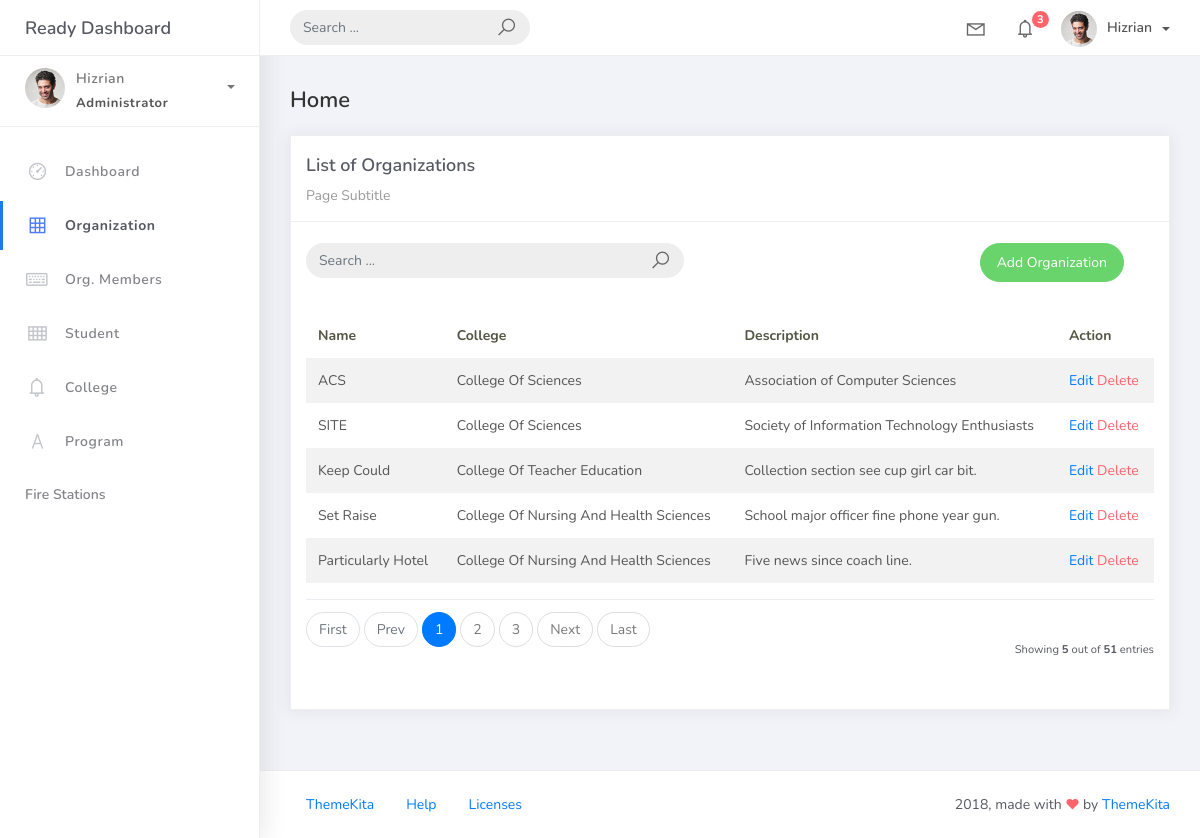
/organization_list, run on an earlier commit of the app's database.
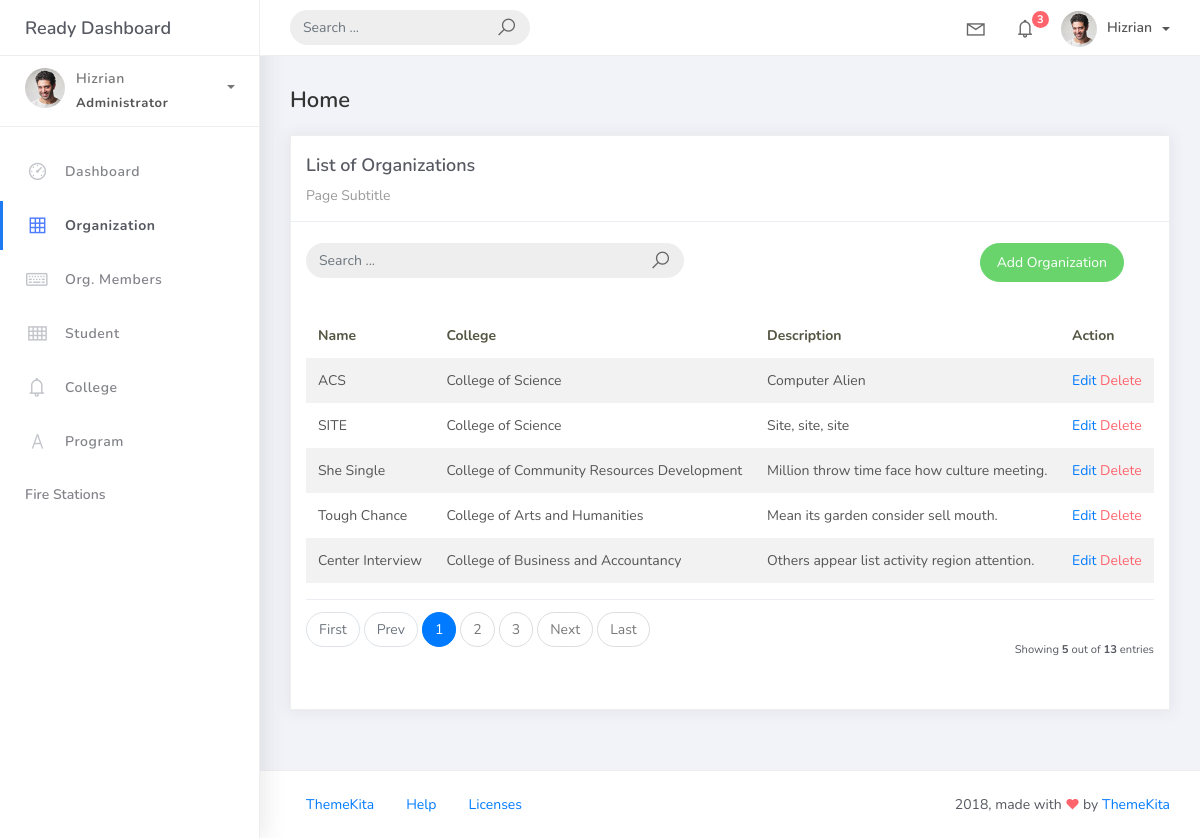
And on a later commit of the database.
### studentorg/models.py (models this page shows, shortened)
class BaseModel(models.Model):
    created_at = models.DateTimeField(auto_now_add=True, db_index=True)
    updated_at = models.DateTimeField(auto_now=True)
    class Meta:
        abstract = True

class Organization(BaseModel):
    name = models.CharField(max_length=150)
    college = models.ForeignKey(College, on_delete=models.CASCADE)
    description = models.CharField(max_length=500)

class College(BaseModel):
    college_name = models.CharField(max_length=150)
    def __str__(self):
        return self.college_name

### studentorg/views.py (the view)
# urls.py: path("organization_list", OrganizationList.as_view(), name="organization-list"),
class OrganizationList(ListView):
    model = Organization
    context_object_name = "organization"
    template_name = "org_list.html"
    paginate_by = 5
    def get_queryset(self, *args, **kwargs):
        qs = super(OrganizationList, self).get_queryset(*args, **kwargs)
        if self.request.GET.get("q") != None:
            query = self.request.GET.get("q")
            qs = qs.filter(Q(name__icontains=query) | Q(description__icontains=query))
        return qs

### templates/org_list.html
{% extends 'base.html' %}
{% load static %}
{% block content %}
  <div class="content">
    <div class="container-fluid">
      <h4 class="page-title">Home</h4>
      <div class="row">
        <div class="col-md-12">
          <div class="card">
            <div class="card-header">
              <div class="card-title">List of Organizations</div>
              <div class="card-category">Page Subtitle</div>
            </div>
            <br />
            <div class="col-md-12 row">
              <div class="col-md-6">
                <form class="navbar-left navbar-form nav-search mr-md-3" action="{% url 'organization-list' %}">
                  <div class="input-group">
                    <input type="text" placeholder="Search ..." class="form-control" name="q" />
                    <div class="input-group-append">
                      <span class="input-group-text"><i class="la la-search search-icon"></i></span>
                    </div>
                  </div>
                </form>
              </div>
              <div class="col-md-6">
                <div class="pull-right">
                  <a href="{% url 'organization-add' %}" class="btn btn-success btn-rounded">Add Organization</a>
                </div>
              </div>
            </div>
            <div class="card-body">
              <table class="table table-striped mt-3">
                <thead>
                  <tr>
                    <th scope="col">Name</th>
                    <th scope="col">College</th>
                    <th scope="col">Description</th>
                    <th scope="col">Action</th>
                  </tr>
                </thead>
                <tbody>
                  {% for object in object_list %}
                    <tr>
                      <td>{{ object.name }}</td>
                      <td>{{ object.college }}</td>
                      <td>{{ object.description }}</td>
                      <td>
                        <a href="organization_list/{{ object.id }}">Edit</a>
                        <a href="organization_list/{{ object.id }}/delete" class="text-danger">Delete</a>
                      </td>
                    </tr>
                    {% empty %}
                    <tr>
                      <td colspan="4" style="text-align: center">
                        <p class="text-sm font-weight-bold mb-0">No Records Found</p>
                      </td>
                    </tr>
                  {% endfor %}
                </tbody>
              </table>
              {% include 'includes/pagination.html' %}
            </div>
          </div>
        </div>
      </div>
    </div>
  </div>
{% endblock %}

### templates/base.html (shortened to what this page needs)
{% load static %}
<!DOCTYPE html>
<html>
  <head>
    <link rel="stylesheet" href="{% static 'css/bootstrap.min.css' %}" />
    <link rel="stylesheet" href="{% static 'css/ready.css' %}" />
    <link rel="stylesheet" href="{% static 'css/demo.css' %}" />
  </head>
  <body>
    <div class="wrapper">
      <div class="main-header">
        <div class="logo-header">
          <a href="/" class="logo">Ready Dashboard</a>
        </div>
        <nav class="navbar navbar-header navbar-expand-lg">
          <div class="container-fluid">
            <form class="navbar-left navbar-form nav-search mr-md-3" action="">
              <div class="input-group">
                <input type="text" placeholder="Search ..." class="form-control" />
                <div class="input-group-append">
                  <span class="input-group-text"><i class="la la-search search-icon"></i></span>
                </div>
              </div>
            </form>
            <ul class="navbar-nav topbar-nav ml-md-auto align-items-center">
              <li class="nav-item dropdown hidden-caret">
                <a class="nav-link dropdown-toggle" href="#" id="navbarDropdown" role="button" data-toggle="dropdown" aria-haspopup="true" aria-expanded="false"><i class="la la-envelope"></i></a>
              </li>
              <li class="nav-item dropdown hidden-caret">
                <a class="nav-link dropdown-toggle" href="#" id="navbarDropdown" role="button" data-toggle="dropdown" aria-haspopup="true" aria-expanded="false">
                  <i class="la la-bell"></i>
                  <span class="notification">3</span>
                </a>
              </li>
              <li class="nav-item dropdown">
                <a class="dropdown-toggle profile-pic" data-toggle="dropdown" href="#" aria-expanded="false"><img src="{% static 'img/profile.jpg' %}" alt="user-img" width="36" class="img-circle" /><span>Hizrian</span></a>
              </li>
            </ul>
          </div>
        </nav>
      </div>
      <div class="sidebar">
        <div class="scrollbar-inner sidebar-wrapper">
          <div class="user">
            <div class="photo">
              <img src="{% static 'img/profile.jpg' %}" />
            </div>
            <div class="info">
              <a class="" data-toggle="collapse" href="#collapseExample" aria-expanded="true">
                <span>
                  Hizrian
                  <span class="user-level">Administrator</span>
                  <span class="caret"></span>
                </span>
              </a>
            </div>
          </div>
          <ul class="nav">
            <li class="nav-item">
              <a href="/">
                <i class="la la-dashboard"></i>
                <p>Dashboard</p>
              </a>
            </li>
            <li class="nav-item">
              <a href="{% url 'organization-list' %}">
                <i class="la la-table"></i>
                <p>Organization</p>
              </a>
            </li>
            <li class="nav-item">
              <a href="{% url 'orgmember-list' %}">
                <i class="la la-keyboard-o"></i>
                <p>Org. Members</p>
              </a>
            </li>
            <li class="nav-item">
              <a href="{% url 'student-list' %}">
                <i class="la la-th"></i>
                <p>Student</p>
              </a>
            </li>
            <li class="nav-item">
              <a href="{% url 'college-list' %}">
                <i class="la la-bell"></i>
                <p>College</p>
              </a>
            </li>
            <li class="nav-item">
              <a href="{% url 'program-list' %}">
                <i class="la la-font"></i>
                <p>Program</p>
              </a>
            </li>
            <li class="nav-item">
              <a href="{% url 'map-station' %}"><span class="sub-item">Fire Stations</span></a>
            </li>
          </ul>
        </div>
      </div>
      <div class="main-panel">
        {% block content %}
        {% endblock %}
        <footer class="footer">
          <div class="container-fluid">
            <nav class="pull-left">
              <ul class="nav">
                <li class="nav-item">
                  <a class="nav-link" href="http://www.themekita.com">ThemeKita</a>
                </li>
                <li class="nav-item">
                  <a class="nav-link" href="#">Help</a>
                </li>
                <li class="nav-item">
                  <a class="nav-link" href="https://themewagon.com/license/#free-item">Licenses</a>
                </li>
              </ul>
            </nav>
            <div class="copyright ml-auto">
              2018, made with <i class="la la-heart heart text-danger"></i> by <a href="http://www.themekita.com">ThemeKita</a>
            </div>
          </div>
        </footer>
      </div>
    </div>
  </body>
</html>

### templates/includes/pagination.html (shortened to what this page needs)
{% if is_paginated %}
<div class="card-footer px-0 border-0 d-flex flex-column flex-lg-row align-items-center justify-content-between mt-3">
 <nav aria-label="Topics pagination" class="mb-4">
   <ul class="pagination">
     {% if page_obj.number > 1 %}
     <li class="page-item">
       <a class="page-link" href="?page=1">First</a>
     </li>
     {% else %}
     <li class="page-item disabled">
       <span class="page-link">First</span>
     </li>
     {% endif %} {% if page_obj.has_previous %}
    <li class="page-item">
        <a class="page-link" href="?page={{ page_obj.previous_page_number }}">Prev</a>
    </li>
    {% else %}
    <li class="page-item disabled">
        <span class="page-link">Prev</span>
    </li>
    {% endif %} {% for page_num in paginator.page_range %} {% if page_obj.number == page_num %}
    <li class="page-item active">
        <span class="page-link">
            {{ page_num }}
  </span>
</li>
{% elif page_num > page_obj.number|add:'-3' and page_num < page_obj.number|add:'3' %}
<li class="page-item">
  <a class="page-link" href="?page={{ page_num }}">{{ page_num }}</a>
</li>
{% endif %} {% endfor %} {% if page_obj.has_next %}
<li class="page-item">
    <a class="page-link" href="?page={{ page_obj.next_page_number }}">Next</a>
</li>
{% else %}
<li class="page-item disabled">
    <span class="page-link">Next</span>
</li>
{% endif %} {% if page_obj.number != paginator.num_pages %}
<li class="page-item">
    <a class="page-link" href="?page={{ paginator.num_pages }}">Last</a>
</li>
{% else %}
<li class="page-item disabled">
    <span class="page-link">Last</span>
</li>
    {% endif %}
    </ul>
</nav>
<div class="fw-normal small mt-4 mt-lg-0">Showing <b>{{ object_list.count }}</b> out of
<b>{{ paginator.count }}</b> entries</div>
</div>
{% endif %}

What changed in the data, as far as the page shows it:
removed Organization: name "Keep Could", college "College Of Teacher Education", description "Collection section see cup girl car bit."
removed Organization: name "Set Raise", college "College Of Nursing And Health Sciences", description "School major officer fine phone year gun."
removed Organization: name "Particularly Hotel", college "College Of Nursing And Health Sciences", description "Five news since coach line."
changed Organization "ACS": college "College Of Sciences" → "College of Science"; description "Association of Computer Sciences" → "Computer Alien"
changed Organization "SITE": college "College Of Sciences" → "College of Science"; description "Society of Information Technology Enthusiasts" → "Site, site, site"
added Organization: name "She Single", college "College of Community Resources Development", description "Million throw time face how culture meeting."
added Organization: name "Tough Chance", college "College of Arts and Humanities", description "Mean its garden consider sell mouth."
added Organization: name "Center Interview", college "College of Business and Accountancy", description "Others appear list activity region attention."
Also different on the page:
{{ paginator.count }}: "51" → "13"
